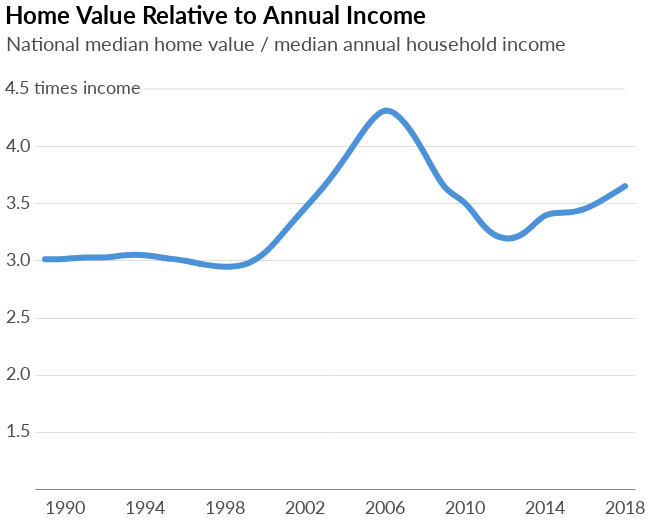

Notebook code for this chart:
### Code cell
natl_med_plot = (natl_med + y_text + line)
natl_med_plot

### Figure 1 — Vega-Lite specification as saved in the notebook (floating-point values rounded to 4 significant figures)
{"width": 600, "height": 400, "background": "white", "config": {"title": {"fontSize": 24, "anchor": "start", "font": "Lato", "offset": 5}, "axisX": {"grid": false, "labelFont": "Lato", "labelFontSize": 16, "labelAngle": 0, "labelPadding": 10, "ticks": false, "tickSize": 5, "title": null, "titleFont": "Lato", "titleFontSize": 16, "titleFontWeight": "normal", "titleY": 30, "titleX": 280}, "axisY": {"grid": true, "gridOpacity": 1, "labelFont": "Lato", "labelFontSize": 16, "labelLimit": 100, "labelAlign": "left", "labelPadding": 20, "ticks": false, "title": null, "titleFont": "Lato", "titleFontWeight": "normal", "titleFontSize": 16, "titleAlign": "left", "titleAngle": 0, "titleY": -20, "titleX": -20, "domainWidth": 0}, "view": {"strokeOpacity": 0}}, "layer": [{"data": {"name": "data-87b93b267e3fd55551225834722f8241"}, "mark": {"type": "line", "color": "#4c92d8", "interpolate": "basis", "size": 6, "strokeCap": "round"}, "encoding": {"x": {"type": "ordinal", "axis": {"labelFontSize": 18, "labelOpacity": 0.7, "ticks": false, "values": [1990, 1994, 1998, 2002, 2006, 2010, 2014, 2018]}, "field": "Year"}, "y": {"type": "quantitative", "axis": {"labelFontSize": 18, "labelOpacity": 0.7, "labelPadding": 30, "titleFontSize": 20, "titleOpacity": 0.7, "titleX": -30, "titleY": -35, "values": [1.5, 2.0, 2.5, 3.0, 3.5, 4.0]}, "field": "HIR", "scale": {"domain": [1, 4.5]}, "title": "National median home value / median annual household income"}}, "title": "Home Value Relative to Annual Income"}, {"data": {"name": "data-059387077754fb77cff40350a64ae7e8"}, "mark": {"type": "text", "dx": 28, "dy": 0, "font": "lato", "fontSize": 18, "opacity": 0.7}, "encoding": {"text": {"type": "nominal", "field": "text"}, "x": {"type": "ordinal", "field": "x"}, "y": {"type": "quantitative", "field": "y"}}}, {"data": {"name": "data-b908d242e16d8ce9c9801b0a0ec56bbf"}, "mark": {"type": "rule", "opacity": 0.15}, "encoding": {"x": {"type": "ordinal", "field": "x1"}, "x2": {"field": "x2"}, "y": {"type": "quantitative", "field": "y1"}}}], "$schema": "https://vega.github.io/schema/vega-lite/v4.0.0.json", "datasets": {"data-87b93b267e3fd55551225834722f8241": [{"Year": 1989, "Med_Home": 87070.0, "Med_Inc": 28906, "HIR": 3.01}, {"Year": 1990, "Med_Home": 90050.0, "Med_Inc": 29943, "HIR": 3.01}, {"Year": 1991, "Med_Home": 91340.0, "Med_Inc": 30126, "HIR": 3.03}, {"Year": 1992, "Med_Home": 92630.0, "Med_Inc": 30636, "HIR": 3.02}, {"Year": 1993, "Med_Home": 95260.0, "Med_Inc": 31241, "HIR": 3.05}, {"Year": 1994, "Med_Home": 98300.0, "Med_Inc": 32264, "HIR": 3.05}, {"Year": 1995, "Med_Home": 102900.0, "Med_Inc": 34076, "HIR": 3.02}, {"Year": 1996, "Med_Home": 106500.0, "Med_Inc": 35492, "HIR": 3.0}, {"Year": 1997, "Med_Home": 109500.0, "Med_Inc": 37005, "HIR": 2.96}, {"Year": 1998, "Med_Home": 114100.0, "Med_Inc": 38885, "HIR": 2.94}, {"Year": 1999, "Med_Home": 120200.0, "Med_Inc": 40696, "HIR": 2.95}, {"Year": 2000, "Med_Home": 128300.0, "Med_Inc": 41990, "HIR": 3.05}, {"Year": 2001, "Med_Home": 137700.0, "Med_Inc": 42228, "HIR": 3.26}, {"Year": 2002, "Med_Home": 146800.0, "Med_Inc": 42409, "HIR": 3.46}, {"Year": 2003, "Med_Home": 157900.0, "Med_Inc": 43318, "HIR": 3.65}, {"Year": 2004, "Med_Home": 172600.0, "Med_Inc": 44334, "HIR": 3.89}, {"Year": 2005, "Med_Home": 192900.0, "Med_Inc": 46326, "HIR": 4.16}, {"Year": 2006, "Med_Home": 210700.0, "Med_Inc": 48201, "HIR": 4.37}, {"Year": 2007, "Med_Home": 211900.0, "Med_Inc": 50233, "HIR": 4.22}, {"Year": 2008, "Med_Home": 198000.0, "Med_Inc": 50303, "HIR": 3.94}, {"Year": 2009, "Med_Home": 178500.0, "Med_Inc": 49777, "HIR": 3.59}, {"Year": 2010, "Med_Home": 174500.0, "Med_Inc": 49276, "HIR": 3.54}, {"Year": 2011, "Med_Home": 163400.0, "Med_Inc": 50054, "HIR": 3.26}, {"Year": 2012, "Med_Home": 161700.0, "Med_Inc": 51017, "HIR": 3.17}, {"Year": 2013, "Med_Home": 172400.0, "Med_Inc": 53585, "HIR": 3.22}, {"Year": 2014, "Med_Home": 184100.0, "Med_Inc": 53657, "HIR": 3.43}, {"Year": 2015, "Med_Home": 192700.0, "Med_Inc": 56516, "HIR": 3.41}, {"Year": 2016, "Med_Home": 203300.0, "Med_Inc": 59039, "HIR": 3.44}, {"Year": 2017, "Med_Home": 216200.0, "Med_Inc": 61136, "HIR": 3.54}, {"Year": 2018, "Med_Home": 230600.0, "Med_Inc": 63179, "HIR": 3.65}], "data-059387077754fb77cff40350a64ae7e8": [{"x": 1989, "y": 4.5, "text": "4.5 times income"}], "data-b908d242e16d8ce9c9801b0a0ec56bbf": [{"x1": 1994, "x2": 2018, "y1": 4.5}]}}
